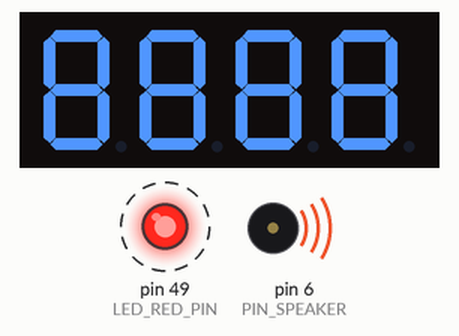
Recording of a sketch running on a simulated Arduino Mega 2560, built with avr-gcc and run on an emulated ATmega2560. Shown: 4-digit seven-segment display, output pins drawn as LEDs (lit = HIGH), buzzer (waves = sounding). Wiring (inferred from the names in the program): 4-digit 7-segment display, segments lit when LOW: segments pin 30, pin 31, pin 32, pin 33, pin 34, pin 35, pin 36; digit selects pin 14, pin 15, pin 16, pin 17. Dashed ring = blinking. The segment pins are drawn as the display they are named for; pins used as bus, display or sensor lines are not drawn.

Above: at 0.15 s.
At 10.14 s:
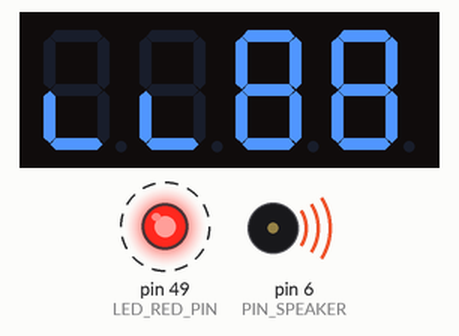
At 20.38 s:
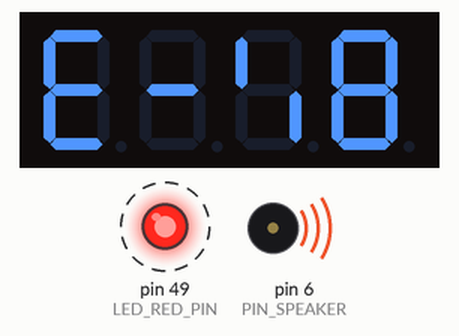
At 39.45 s:
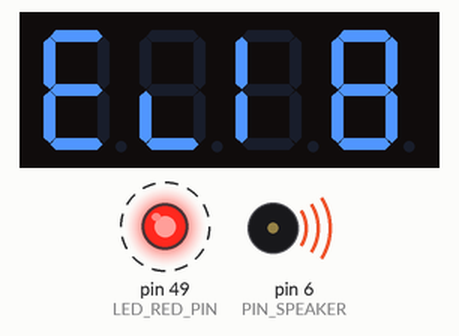
Timing chart, 0 to 40.0 s (numbered marks = the images above):
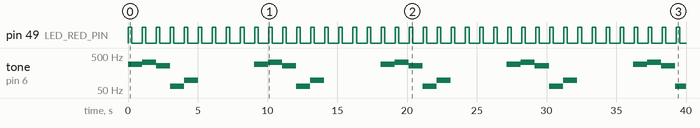

Measured:
- by itself, pin 49 (LED_RED_PIN): alternates HIGH for 0.25 s and LOW for 0.76 s
- by itself, tone on pin 6 (PIN_SPEAKER): repeats every 9.1 s: 326 Hz 1.0 s, 260 Hz 1.0 s, 65 Hz 1.0 s, 98 Hz 1.0 s, silent 4.0 s, 289 Hz 1.0 s

The sketch:

4_srri_t1_t2_t3.ino
```cpp
/**
 * @file      4_srri_t1_t2_t3.ino
 * @author    Sourav Jena, Yi Chen
 * @brief     main file for the SRRI Scheduler running Task-1, Task-2 and Task-3 of Lab-3
 * @version   1.0
 * @date      2022-05-28
 *
 */


#include "os.h"
#include "task1.h"
#include "task2.h"
#include "task3.h"

void setup(){
  init_task1();
  init_task2();
  init_task3();

  os_init();
}


void loop(){
  os_scheduler();
}
```

os.cpp
```cpp
/**
 * @file      os.cpp
 * @author    Sourav Jena, Yi Chen
 * @brief     SRRI Scheduler driver code
 * @version   1.0
 * @date      2022-05-28
 *
 */

#include "Arduino.h"
#include "os.h"
#include "task1.h"
#include "task2.h"
#include "task3.h"


volatile uint8_t  os_sFlag = PENDING;
volatile uint32_t  os_ticks = 0;

uint8_t  os_current_task_index = 0;
void (*arr_available_tasks[NUMBER_OF_TASKS])(void *p);
uint8_t arr_task_state[NUMBER_OF_TASKS]= {READY, READY, READY, READY, NULL};

uint8_t arr_task_sleep_start_flag[NUMBER_OF_TASKS] = {0, 0, 0,  0, 0, 0,  0, 0, 0,  0};
int32_t arr_task_sleep_remaining[NUMBER_OF_TASKS] = {0, 0, 0,  0, 0, 0,  0, 0, 0,  0};


void init_timer2(){

   cli();  // Turn off global interrupts

  // Setup Timer2 to fire ISR every 2ms
  TCCR2B = 0x00;                        // Cut off Clock Source to disbale Timer2 while we set it up
  TCNT2  = 5;                           // Reset Timer os_ticks to 0 out of 255
  TIFR2  &= ~(1 << TOV2);               // Timer2 INT Flag Reg: Clear Timer Overflow Flag
  TIMSK2 |= (1 << TOIE2);               // Timer2 INT Reg: Timer2 Overflow Interrupt Enable
  TCCR2A = 0x00;                        // Timer2 Control Reg A: Wave Gen Mode normal
  TCCR2B |= (1 << CS22) | (1 << CS20);  // Timer2 Control Reg B: Timer Prescaler set to 128 and Start Timer2

  sei();  // Turn on global interrupts

}

void os_init(void){
  init_timer2();

  arr_available_tasks[0] = task1;

  arr_available_tasks[1] = task2;

  arr_available_tasks[2] = task3;

  arr_available_tasks[3] = os_scheduler_sync;

  arr_available_tasks[4] = NULL;

}


void os_start_task(void (*ptr_fn)()){
    ptr_fn();
}


void os_delay(int32_t t_sleep){

  if(arr_task_sleep_start_flag[os_current_task_index] == 0){

      arr_task_sleep_start_flag[os_current_task_index] = 1;

      arr_task_state[os_current_task_index] = SLEEPING;

      arr_task_sleep_remaining[os_current_task_index] = t_sleep;
  }

  return;
}


void os_scheduler_sync(void){

  if(os_sFlag == PENDING){
    while(os_sFlag == PENDING){}

  } else {
    for(int i = 0; i < NUMBER_OF_TASKS; i++){

      int32_t t_remaining = arr_task_sleep_remaining[i];

      if(t_remaining <= 0){
         arr_task_state[i] = READY;

         arr_task_sleep_remaining[i] = 0;
         arr_task_sleep_start_flag[i] = 0;

      } else {
         arr_task_sleep_remaining[i] = t_remaining - 2;
      }

    }

    os_sFlag = PENDING;
  }


}


void os_scheduler(void){

    if(arr_available_tasks[os_current_task_index] == NULL && os_current_task_index != 0) {
      os_current_task_index = 0;
    }

    if(arr_available_tasks[os_current_task_index] == NULL && os_current_task_index == 0){
      return;
    }

    if(arr_task_state[os_current_task_index] == READY){
      arr_task_state[os_current_task_index] = RUNNING;
    }


    else if(arr_task_state[os_current_task_index] == RUNNING){
      os_start_task(arr_available_tasks[os_current_task_index]);
    }

    else if(arr_task_state[os_current_task_index] == SLEEPING){
      // Do Nothing
    }

    os_current_task_index++;

    return;
}


//Timer2 Overflow Interrupt Vector
ISR(TIMER2_OVF_vect) {

  os_sFlag = DONE;
  os_ticks += 2;

  TCNT2 = 5;                // Reset Timer to 5 out of 255
  TIFR2  &= ~(1 << TOV2);   // Timer2 INT Flag Reg: Clear Timer Overflow Flag
};
```

os.h
```cpp
/**
 * @file      os.h
 * @author    Sourav Jena, Yi Chen
 * @brief     Function prototypes, global variables and macros for SSRI Scheduler
 * @version   1.0
 * @date      2022-05-28
 *
 */

#ifndef OS_H
#define OS_H

#include <stdio.h>            // For NULL
#include <avr/io.h>           // Standard AVR IO Library
#include <util/delay.h>       // Standard AVR Delay Library
#include <stdint.h>           // For standard data types
#include <avr/interrupt.h>    // Standard AVR Interrupt Library

#define NUMBER_OF_TASKS     10

#define READY     0
#define RUNNING   1
#define SLEEPING  2

#define PENDING   0
#define DONE      1

extern volatile uint8_t  os_sFlag;      ///< Stores scheduler's Flag (DONE, PENDING)
extern volatile uint32_t  os_ticks;     ///< Holds number of ms elasped since the start of Timer-2

extern void (*arr_ready_tasks[NUMBER_OF_TASKS])(void *p);   ///< Array to hold function pointer of the tasks
extern uint8_t arr_task_state[NUMBER_OF_TASKS];             ///< Array to hold state of the tasks

extern uint8_t arr_task_sleep_start_flag[NUMBER_OF_TASKS];  ///< Array to hold sleep start flag of the tasks
extern int32_t arr_task_sleep_remaining[NUMBER_OF_TASKS];   ///< Array to hold sleep time remaining for the tasks


/**
 * @brief Configure Timer-2 to fire ISR every 2 ms.
 *
 */
void init_timer2(void);


/**
 * @brief Initializes Timer-2 and add Tasks for the scheduler to manage.
 *
 */
void os_init(void);


/**
 * @brief Starts a task. Runs the task on the scheduler.
 *
 * @param ptr_fn Function pointer pointing to the Task.
 */
void os_start_task(void (*ptr_fn)());


/**
 * @brief Non-blocking delay. Changes the state of a running task to sleeping.
 * Allows the scheduler to run other tasks when the current task is sleeping.
 *
 * @param delay_ms Time in ms the task needs to sleep
 */
void os_delay(int32_t delay_ms);


/**
 * @brief Puts the scheduler in the IDLE state, till 2 ms has not elasped
 * so that tasks and synced and runs periodically.
 * Decrements sleep time remaining for each task by 2 ms.
 * Changes the state of a SLEEPING task to READY when it sleep time remaining
 * for that task reaches 0.
 *
 */
void os_scheduler_sync(void);


/**
 * @brief Scheduler code.
 * Iterates over all the tasks in os_task array and runs the tasks that
 * have RUNNING as their state.
 * Changes state of a READY task to RUNNING.
 */
void os_scheduler(void);

#endif
```

task1.cpp
```cpp
/**
 * @file      task1.cpp
 * @author    Sourav Jena, Yi Chen
 * @brief     Task1 driver code
 * @version   1.0
 * @date      2022-05-28
 *
 */

#include "task1.h"

void init_task1(){

    DDR_LED    |= (1 << LED_RED_PIN);
    PORT_LED   &= ~(1 << LED_RED_PIN);
}

void led_red_off(){
    PORT_LED &= ~(1 << LED_RED_PIN);    // Make PL0 High
}


void led_red_on(){
    PORT_LED |= (1 << LED_RED_PIN);    // Make PL2 High
}


void task1(void){

  static uint8_t state;

  if(state == 0){
    led_red_on();
    os_delay(250);
  }

  else if(state == 1){
    led_red_off();
    os_delay(750);
  }

  state = !state;

  return;
}
```

task1.h
```cpp
/**
 * @file      task1.h
 * @author    Sourav Jena, Yi Chen
 * @brief     Function prototypes and macros for Task1
 * @version   1.0
 * @date      2022-05-28
 *
 */


#ifndef TASK1_H
#define TASK1_H

#include <avr/io.h>            // Standard AVR IO Library
#include "os.h"

#define DDR_LED               DDRL       // DDR of PORTL
#define PORT_LED              PORTL      // PORTL Register

#define LED_RED_PIN           PL0        // Offboard LED R Pin number  PL0


/**
 * @brief Initializes LED GPIO Pin
 *
 */
void init_task1();


/**
 * @brief Turns ON the LED.
 *
 */
void led_red_on();


/**
 * @brief Turn OFF the LED.
 *
 */
void led_red_off();


/**
 * @brief Task to turn on the LED for 250 ms and off for 750 ms.
 *
 */
void task1(void);

#endif
```

task2.cpp
```cpp
/**
 * @file      task2.cpp
 * @author    Sourav Jena, Yi Chen
 * @brief     Task2 driver code
 * @version   1.0
 * @date      2022-05-28
 *
 */

#include "task2.h"

static uint32_t notes_ticks = 0;

uint32_t arr_notes[] = {HZ_293, HZ_329, HZ_261, HZ_130, HZ_196, SILENCE_1S, SILENCE_1S, SILENCE_1S, SILENCE_1S};

void init_task2(void){

  // 1. PRTIM4 Bit = 0, To turn-on Timer-4 (not required, already done internally by Arduino)
  BIT_CLR(TIMER4_POWER_REG, PRTIM4);

  // 2. Clock Select Bits -> CS42, CS41, CS40 -> 001 -> For 1/256 as pre-scalar
  BIT_SET(TIMER4_CONTROL_REG_B, CS42);
  BIT_CLR(TIMER4_CONTROL_REG_B, CS41);
  BIT_CLR(TIMER4_CONTROL_REG_B, CS40);

  // 3. Waveform Generation Bits -> WGM43, WGM42, WGM41, WGM40 -> 0100 -> For CTC Mode
  BIT_CLR(TIMER4_CONTROL_REG_B, WGM43);
  BIT_SET(TIMER4_CONTROL_REG_B, WGM42);
  BIT_CLR(TIMER4_CONTROL_REG_A, WGM41);
  BIT_CLR(TIMER4_CONTROL_REG_A, WGM40);

  // 4. Compare Output Bits -> COM4A1, COM4A0 -> 01 -> To toggle OC4A pin on compare match
  BIT_CLR(TIMER4_CONTROL_REG_A, COM4A1);
  BIT_SET(TIMER4_CONTROL_REG_A, COM4A0);

  // 5. TCNT4 Register = 0 -> To start the count from 0
  TIMER4_COUNT_REG = 0;

  // 6. OCR4A Register = 78 -> To overflow Timer-4 after 78 ticks. (16MHz, 1/256 prescalar, 78 ticks -> 0.00125 seconds per overflow)
  TIMER4_OUTPUT_COMPARE_REG = SILENCE_1S;

  // 7. PH3 Bit in DDRH = 1 -> To make OC4A a output pin
  BIT_SET(DDR_SPEAKER, PIN_SPEAKER);

}

void task2(void) {

     TIMER4_COUNT_REG = 0;
     TIMER4_OUTPUT_COMPARE_REG = arr_notes[notes_ticks];

     notes_ticks++;

     if (notes_ticks == 9){
        notes_ticks = 0;
     }

     os_delay(1000);
}
```

task2.h
```cpp
/**
 * @file      task2.h
 * @author    Sourav Jena, Yi Chen
 * @brief     Function prototypes, global variable and macros for Task2
 * @version   1.0
 * @date      2022-05-28
 *
 */

#ifndef TASK2_H
#define TASK2_H

#include <avr/io.h>            // Standard AVR IO Library
#include "os.h"
#include <stdint.h>


#define DDR_SPEAKER                 DDRH       // DDR of PORTL
#define PORT_SPEAKER                PORTH      // PORTL Register
#define PIN_SPEAKER                 PH3        // Speaker Pin (OC4A -> PH3 -> Arduino Pin 6)

#define TIMER4_POWER_REG            PRR1
#define TIMER4_CONTROL_REG_A        TCCR4A
#define TIMER4_CONTROL_REG_B        TCCR4B
#define TIMER4_COUNT_REG            TCNT4
#define TIMER4_OUTPUT_COMPARE_REG   OCR4A

#define BIT_SET(PORT, BIT)          (PORT |= (1 << BIT))      // Macro function for setting one bit
#define BIT_CLR(PORT, BIT)          (PORT &= ~(1 << BIT))     // Macro function for clearing one bit

// 293hz 329hz 261hz 130hz 196hz
#define HZ_293      107
#define HZ_329      95
#define HZ_261      119
#define HZ_130      481
#define HZ_196      319

#define HZ_400      78
#define HZ_250      125
#define HZ_800      39
#define SILENCE_1S  62500

extern uint32_t arr_notes[];    ///< Array to hold notes of the tune to be played.


/**
 * @brief Initializes Timer-4 to toggle the speaker pin when the timer overflows.
 *
 */
void init_task2(void);


/**
 * @brief Play the "Close Encounter" tune then pause for 4 seconds.
 *
 */
void task2(void);

#endif
```

task3.cpp
```cpp
/**
 * @file      task3.cpp
 * @author    Sourav Jena, Yi Chen
 * @brief     Task3 driver code
 * @version   1.0
 * @date      2022-05-28
 *
 */

#include "task3.h"

static int g_seven_seg_counter = 0;
static int g_seven_seg_digits_arr[4] = {-1, -1, -1, -1};
static int g_seven_seg_digits_pins[4] = {14, 15, 16, 17};

static const int pinA = 30;      // PC7
static const int pinB = 31;      // PC6
static const int pinC = 32;      // PC5
static const int pinD = 33;      // PC4
static const int pinE = 34;      // PC3
static const int pinF = 35;      // PC2
static const int pinG = 36;      // PC1
static const int pinH = 37;      // PC0

static const int D1 = 14;        // PJ1
static const int D2 = 15;        // PJ0
static const int D3 = 16;        // PH1
static const int D4 = 17;        // PH0

static uint32_t time_curr = 0;
static uint32_t time_old = 0;
static uint32_t time_old_small = 0;
static uint32_t global_ticks = 0;
static uint32_t notes_ticks = 0;

static const int seven_seg_digits_leds[10][7] = { { 1,1,1,1,1,1,0 },  // = 0
                                          { 0,1,1,0,0,0,0 },  // = 1
                                          { 1,1,0,1,1,0,1 },  // = 2
                                          { 1,1,1,1,0,0,1 },  // = 3
                                          { 0,1,1,0,0,1,1 },  // = 4
                                          { 1,0,1,1,0,1,1 },  // = 5
                                          { 1,0,1,1,1,1,1 },  // = 6
                                          { 1,1,1,0,0,0,0 },  // = 7
                                          { 1,1,1,1,1,1,1 },  // = 8
                                          { 1,1,1,0,0,1,1 }   // = 9
                                          };


void pin_write_0(int pin_num){

    switch(pin_num){

      case 14:
      BIT_CLR(PORTJ, PJ1);
      break;

      case 15:
      BIT_CLR(PORTJ, PJ0);
      break;

      case 16:
      BIT_CLR(PORTH, PH1);
      break;

      case 17:
      BIT_CLR(PORTH, PH0);
      break;


      case 30:
      BIT_CLR(PORTC, PC7);
      break;

      case 31:
      BIT_CLR(PORTC, PC6);
      break;

      case 32:
      BIT_CLR(PORTC, PC5);
      break;

      case 33:
      BIT_CLR(PORTC, PC4);
      break;

      case 34:
      BIT_CLR(PORTC, PC3);
      break;

      case 35:
      BIT_CLR(PORTC, PC2);
      break;

      case 36:
      BIT_CLR(PORTC, PC1);
      break;

      case 37:
      BIT_CLR(PORTC, PC0);
      break;

    };

}


void pin_write_1(int pin_num){

    switch(pin_num){

      case 14:
      BIT_SET(PORTJ, PJ1);
      break;

      case 15:
      BIT_SET(PORTJ, PJ0);
      break;

      case 16:
      BIT_SET(PORTH, PH1);
      break;

      case 17:
      BIT_SET(PORTH, PH0);
      break;


      case 30:
      BIT_SET(PORTC, PC7);
      break;

      case 31:
      BIT_SET(PORTC, PC6);
      break;

      case 32:
      BIT_SET(PORTC, PC5);
      break;

      case 33:
      BIT_SET(PORTC, PC4);
      break;

      case 34:
      BIT_SET(PORTC, PC3);
      break;

      case 35:
      BIT_SET(PORTC, PC2);
      break;

      case 36:
      BIT_SET(PORTC, PC1);
      break;

      case 37:
      BIT_SET(PORTC, PC0);
      break;

    };

}


//--------
void pin_write_mode_0(int pin_num){

    switch(pin_num){

      case 14:
      BIT_CLR(DDRJ, PJ1);
      break;

      case 15:
      BIT_CLR(DDRJ, PJ0);
      break;

      case 16:
      BIT_CLR(DDRH, PH1);
      break;

      case 17:
      BIT_CLR(DDRH, PH0);
      break;


      case 30:
      BIT_CLR(DDRC, PC7);
      break;

      case 31:
      BIT_CLR(DDRC, PC6);
      break;

      case 32:
      BIT_CLR(DDRC, PC5);
      break;

      case 33:
      BIT_CLR(DDRC, PC4);
      break;

      case 34:
      BIT_CLR(DDRC, PC3);
      break;

      case 35:
      BIT_CLR(DDRC, PC2);
      break;

      case 36:
      BIT_CLR(DDRC, PC1);
      break;

      case 37:
      BIT_CLR(DDRC, PC0);
      break;

    };

}


void pin_write_mode_1(int pin_num){

    switch(pin_num){

      case 14:
      BIT_SET(DDRJ, PJ1);
      break;

      case 15:
      BIT_SET(DDRJ, PJ0);
      break;

      case 16:
      BIT_SET(DDRH, PH1);
      break;

      case 17:
      BIT_SET(DDRH, PH0);
      break;


      case 30:
      BIT_SET(DDRC, PC7);
      break;

      case 31:
      BIT_SET(DDRC, PC6);
      break;

      case 32:
      BIT_SET(DDRC, PC5);
      break;

      case 33:
      BIT_SET(DDRC, PC4);
      break;

      case 34:
      BIT_SET(DDRC, PC3);
      break;

      case 35:
      BIT_SET(DDRC, PC2);
      break;

      case 36:
      BIT_SET(DDRC, PC1);
      break;

      case 37:
      BIT_SET(DDRC, PC0);
      break;

    };

}

//--------

void pin_write(int pin_num, int data){

    if(data == 0){
      pin_write_0(pin_num);

    } else {
      pin_write_1(pin_num);
    }

}


void pin_mode(int pin_num, int data){

    if(data == 0){
      pin_write_mode_0(pin_num);

    } else {
      pin_write_mode_1(pin_num);
    }

}


void seven_seg_counter_increment(){
  g_seven_seg_counter++;

  if(g_seven_seg_counter == 10000){
    g_seven_seg_counter = 0;
  }
}


int seven_seg_num_digits(){
  int digits = 0;
  int num = g_seven_seg_counter;

  if(num == 0){
    return 1;
  }

  while (num != 0){
    num = num / 10;
    digits++;
  }

  return digits;
}


void seven_seg_update_digits_arr(){

  int num = g_seven_seg_counter;
  int i = 0;

  while(num != 0){

      int extracted_digit = num % 10;
      g_seven_seg_digits_arr[i] = extracted_digit;
      i++;

      num = num/10;
  }

  for(int j = i; j < 4; j++){
    g_seven_seg_digits_arr[j] = -1;
  }

}


void seven_seg_clear_leds(){

  pin_write(pinA, 0);
  pin_write(pinB, 0);
  pin_write(pinC, 0);
  pin_write(pinD, 0);
  pin_write(pinE, 0);
  pin_write(pinF, 0);
  pin_write(pinG, 0);
}


void seven_seg_display_num(int curr_digit){

    if(curr_digit == -1){
      seven_seg_clear_leds();
      return;
    }

    pin_write(pinA, seven_seg_digits_leds[curr_digit][0]);
    pin_write(pinB, seven_seg_digits_leds[curr_digit][1]);
    pin_write(pinC, seven_seg_digits_leds[curr_digit][2]);
    pin_write(pinD, seven_seg_digits_leds[curr_digit][3]);
    pin_write(pinE, seven_seg_digits_leds[curr_digit][4]);
    pin_write(pinF, seven_seg_digits_leds[curr_digit][5]);
    pin_write(pinG, seven_seg_digits_leds[curr_digit][6]);

}

void seven_seg_pick_digit(int x){

  switch(x)
  {
    case 0:
      pin_write(D1, LOW);
      break;
    case 1:
      pin_write(D2, LOW);
      break;
    case 2:
      pin_write(D3, LOW);
      break;
    default:
      pin_write(D4, LOW);
      break;
  }
}


void seven_seg_unpick_digit(int x){

  switch(x)
  {
    case 0:
      pin_write(D1, HIGH);
      break;
    case 1:
      pin_write(D2, HIGH);
      break;
    case 2:
      pin_write(D3, HIGH);
      break;
    default:
      pin_write(D4, HIGH);
      break;
  }
}


void seven_seg_display(int place, int curr_digit){

    seven_seg_display_num(curr_digit);
    seven_seg_pick_digit(place);
    /*
    delay(1);
    */

    if((os_ticks - time_old_small) >= 100){
     time_old_small = os_ticks;
    }


    seven_seg_unpick_digit(place);

}


void init_task3() {
  pin_mode(pinA, OUTPUT);
  pin_mode(pinB, OUTPUT);
  pin_mode(pinC, OUTPUT);
  pin_mode(pinD, OUTPUT);
  pin_mode(pinE, OUTPUT);
  pin_mode(pinF, OUTPUT);
  pin_mode(pinG, OUTPUT);

  pin_mode(D1, OUTPUT);
  pin_mode(D2, OUTPUT);
  pin_mode(D3, OUTPUT);
  pin_mode(D4, OUTPUT);


}


void task3(void) {

  if((os_ticks - time_old) >= 100){
     time_old = os_ticks;

     seven_seg_update_digits_arr();
     seven_seg_counter_increment();

  }

  seven_seg_display(0, g_seven_seg_digits_arr[0]);
  seven_seg_display(1, g_seven_seg_digits_arr[1]);
  seven_seg_display(2, g_seven_seg_digits_arr[2]);
  seven_seg_display(3, g_seven_seg_digits_arr[3]);


}
```

Source omitted: task3.h (3087 bytes)
